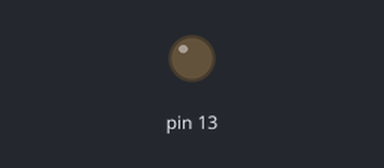
Bench run of a sketch on a simulated Arduino Uno, built with avr-gcc and run on an emulated ATmega328P. Shown: output pins drawn as LEDs (lit = HIGH). What the sketch prints to the serial monitor is not drawn.

Above: at 0.1 s.
At 2.5 s:
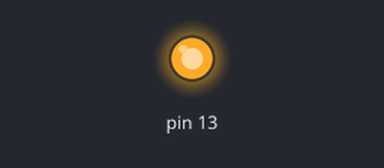
Timing chart, 0 to 4.9 s (numbered marks = the images above):
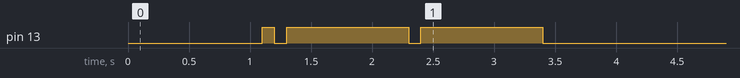

The sketch:

bee_programmer.ino
```cpp
void setup()
{
    delay(1000);

    Serial.begin(38400);

    pinMode(13, OUTPUT);

    digitalWrite(13, LOW);
    delay(100);
    digitalWrite(13, HIGH);
    delay(100);
    digitalWrite(13, LOW);
    delay(100);
    digitalWrite(13, HIGH);
    delay(1000);
    digitalWrite(13, LOW);
    delay(100);
    digitalWrite(13, HIGH);
    delay(1000);
    digitalWrite(13, LOW);

    delay(5000);
}

void loop()
{
    char c;
    int i;

    digitalWrite(13, LOW);

    //It works
    Serial.print("AT+UART=115200,0,0\r\n"); //\r\n

    //Serial.print("AT+ORGL\r\n"); //\r\n

    delay(50);

    while(Serial.available() > 0)
    {
        c = Serial.read();

        for(i = 7; i >= 0; i--)
        {
            digitalWrite(13, HIGH);
            delay(100);
            digitalWrite(13, LOW);
            delay(100);
            digitalWrite(13, HIGH);
            delay(100);
            digitalWrite(13, LOW);
            delay(100);
            digitalWrite(13, (c & (1 << i)) ? HIGH: LOW);
            delay(1000);
        }
    }

    for(; ; );
}
```
